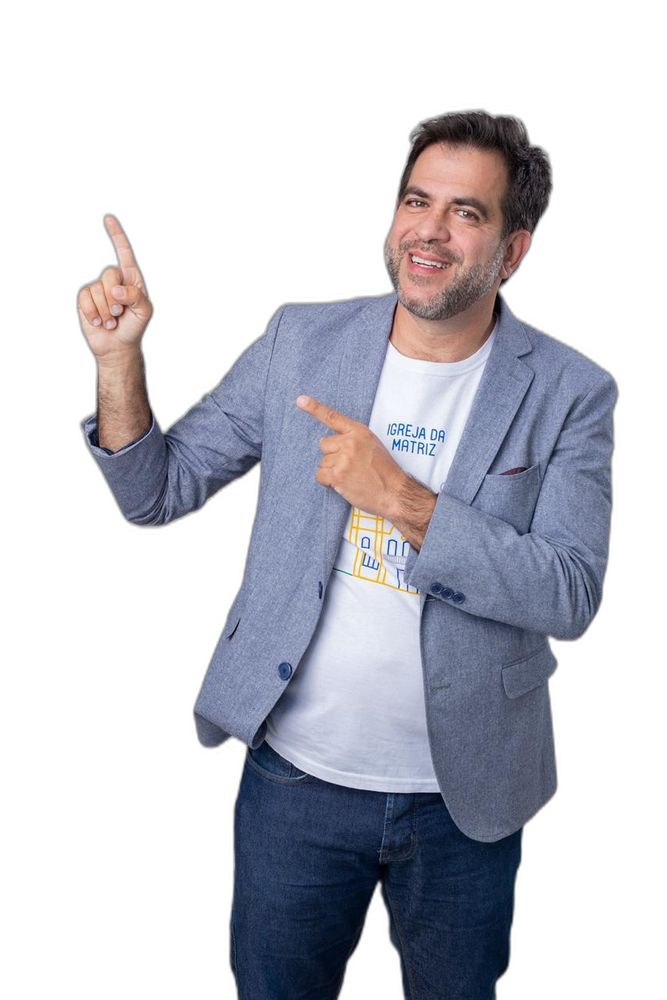
#> input picture Arquivos/Fotos Délio/foto-delio-04_no_bg.png, 667 x 1000 px, shrunk from 854 x 1280 before the run
$ python fix_hair.py
#> lines starting #> are read from the running program, lines starting #| are printed output that depends on the picture
import sys
import os
from PIL import Image, ImageFilter, ImageMath

def defringe_hair(image_path):
    print(f"Limpando o contorno do cabelo em: {image_path}")
    if not os.path.exists(image_path):
        print("Arquivo não encontrado!")
        return

    img = Image.open(image_path).convert("RGBA")
#> img is the input picture: PIL image 667x1000 RGBA; mean R, G, B, A 48.7, 49.1, 56.5, 104
    r, g, b, a = img.split()

    # 1. Erodir o alpha levemente (apenas para suavizar)
    a_eroded = a.filter(ImageFilter.MinFilter(7)) # Erosão de ~3 pixels

    width, height = img.size
#> width = 667; height = 1000

    # Máscara gradiente: 255 no topo (cabelo), 0 na base (terno/mãos)
    mask = Image.new('L', (width, height))
#> mask: PIL image 667x1000 L; every value is 0
    for y in range(height):
        # Topo 30% aplica efeito total, base 50% fica original
        if y < height * 0.3:
            val = 255
        elif y > height * 0.5:
            val = 0
        else:
            val = int(255 * (1.0 - (y - height * 0.3) / (height * 0.2)))
        for x in range(width):
            mask.putpixel((x, y), val)
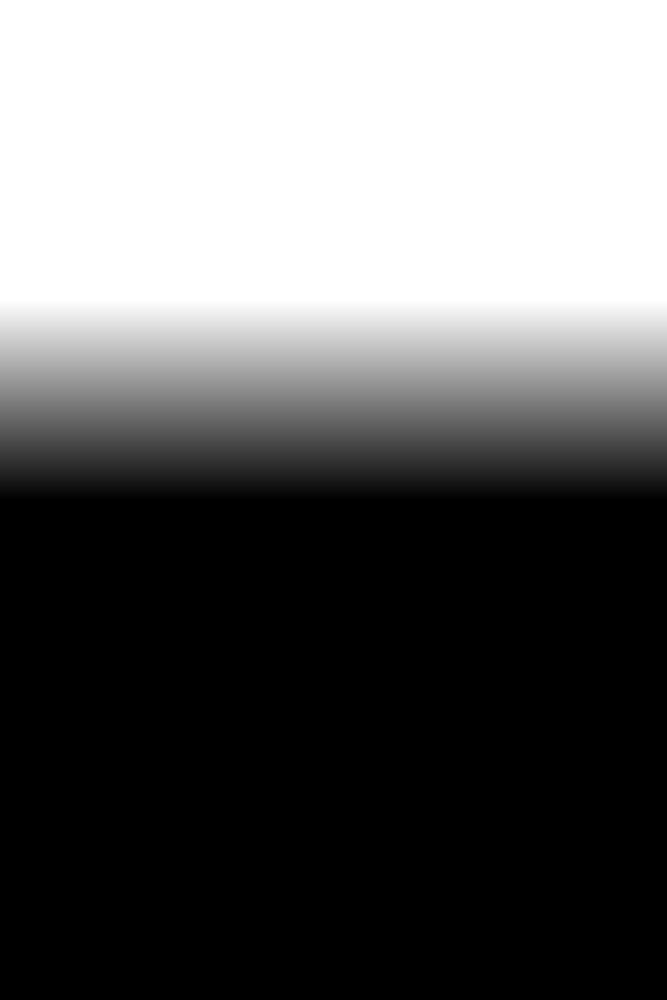
#> mask: PIL image 667x1000 L; min 0, max 255, mean 102

    # Combina o alpha erodido no topo com o alpha original na base
    a_final = Image.composite(a_eroded, a, mask)

    # 2. Escurecer as bordas do cabelo para mesclar com o fundo escuro
    r_dark = r.point(lambda p: int(p * 0.4)) # Escurece bastante a borda clara
    g_dark = g.point(lambda p: int(p * 0.4))
    b_dark = b.point(lambda p: int(p * 0.4))
    img_dark = Image.merge("RGBA", (r_dark, g_dark, b_dark, a_final))

    # 3. Criar uma máscara isolando apenas a borda do cabelo
    # A borda é o alpha expandido menos o alpha erodido
    from PIL import ImageChops
    a_dilated = a.filter(ImageFilter.MaxFilter(5))
    edge_mask = ImageChops.difference(a_dilated, a_eroded)

    # Aplica o gradiente para afetar apenas a borda da cabeça
    hair_edge_mask = ImageChops.multiply(edge_mask, mask)

    # 4. Compõe a imagem final: imagem normal com as bordas do cabelo escurecidas
    img_normal = Image.merge("RGBA", (r, g, b, a_final))
    img_final = Image.composite(img_dark, img_normal, hair_edge_mask)

    img_final.save(image_path)
    print("Sucesso!")

if __name__ == "__main__":
    # Vamos rodar no 04 e 01 que foram aprovados
    defringe_hair(os.path.join("Arquivos", "Fotos Délio", "foto-delio-04_no_bg.png"))
    defringe_hair(os.path.join("Arquivos", "Fotos Délio", "foto-delio-01_no_bg.png"))
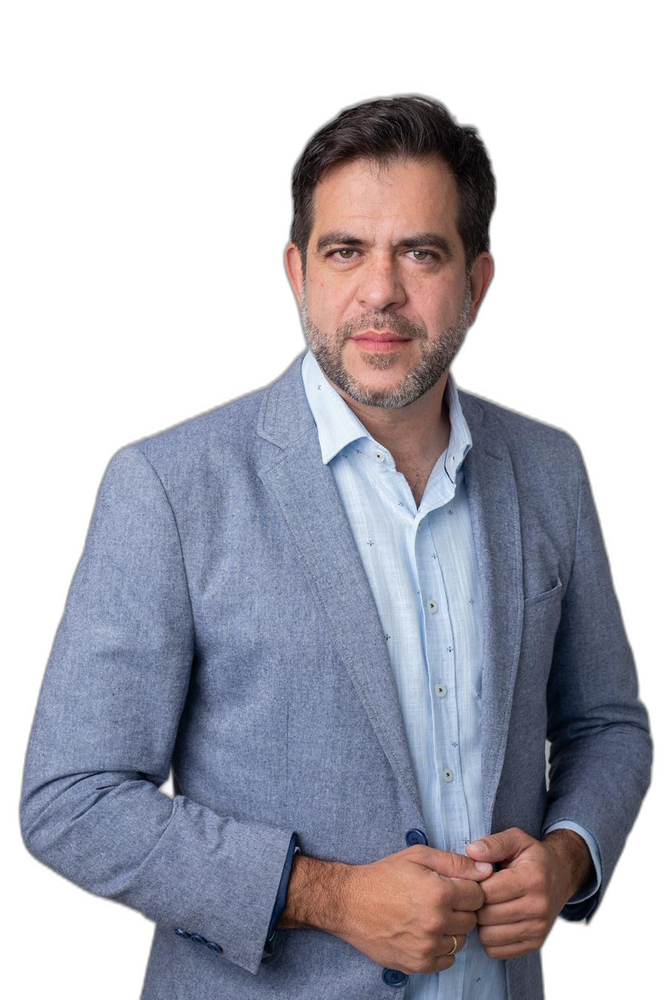
#> input picture Arquivos/Fotos Délio/foto-delio-01_no_bg.png, 667 x 1000 px, shrunk from 854 x 1280 before the run
#> in defringe_hair, img is the input picture: PIL image 667x1000 RGBA; mean R, G, B, A 67.4, 67.2, 76.5, 140.4
#> in defringe_hair (call 2), `r, g, b, a = img.split()`:
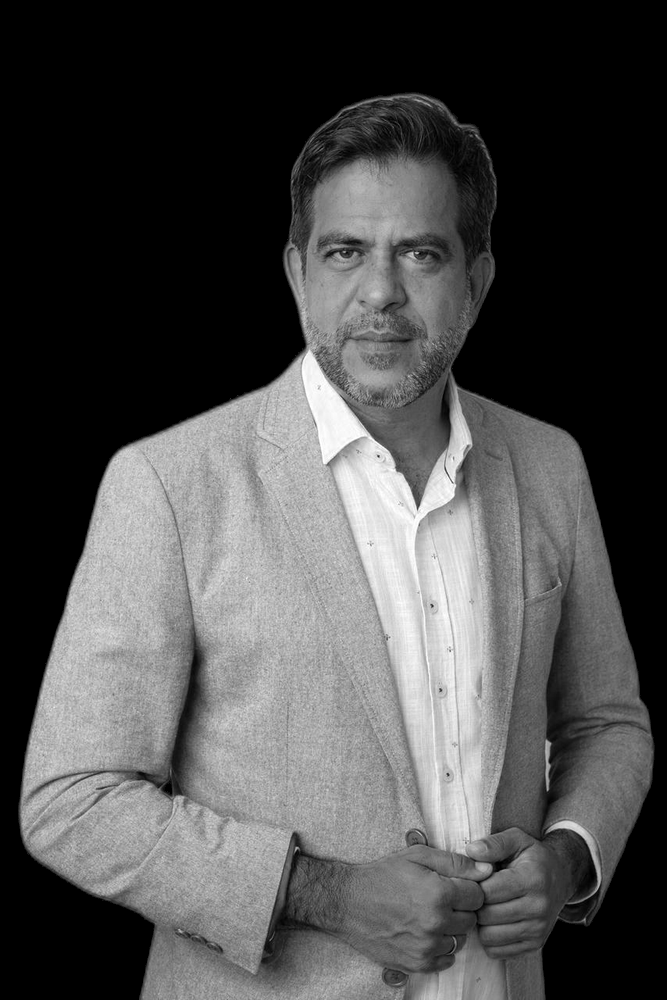
#> b: PIL image 667x1000 L; min 0, max 255, mean 76.5
#> in defringe_hair (call 2), `g_dark = g.point(lambda p: int(p * 0.4))`:
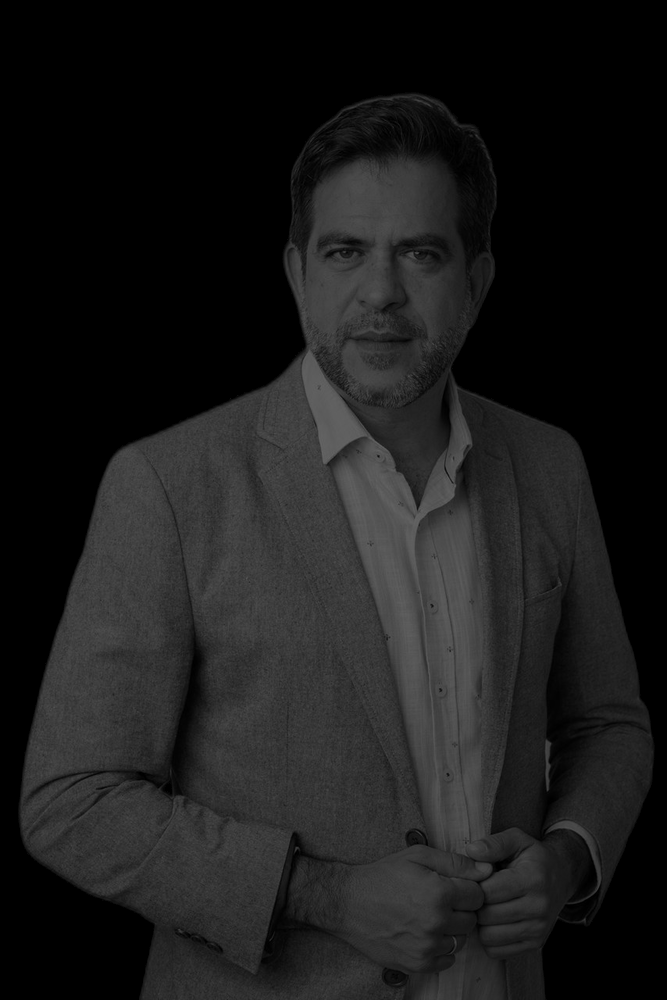
#> g_dark: PIL image 667x1000 L; min 0, max 101, mean 26.7
#> in defringe_hair (call 2), `img_dark = Image.merge("RGBA", (r_dark, g_dark, b_dark, a_final))`:
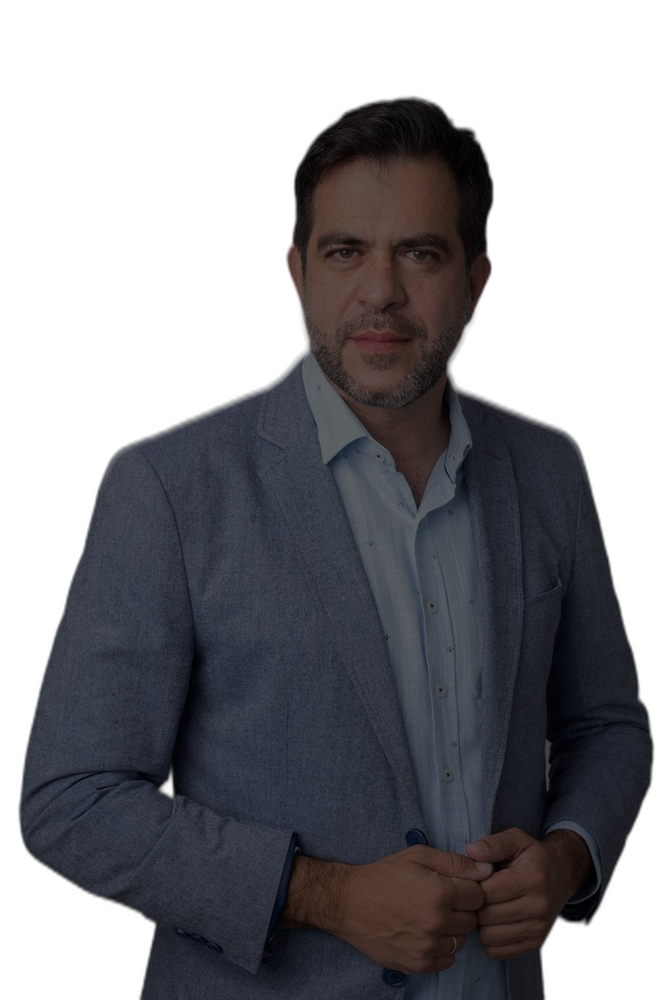
#> img_dark: PIL image 667x1000 RGBA; mean R, G, B, A 26.8, 26.7, 30.4, 139.2; transparent parts drawn white
#> in defringe_hair (call 2), `a_dilated = a.filter(ImageFilter.MaxFilter(5))`:
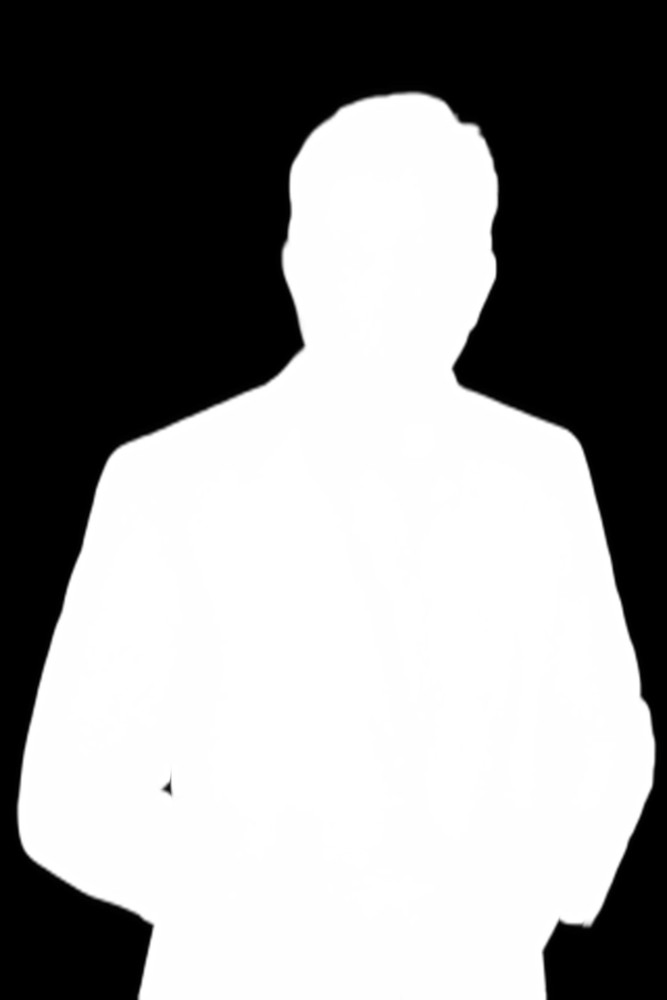
#> a_dilated: PIL image 667x1000 L; min 0, max 255, mean 142.8
#> in defringe_hair (call 2), `hair_edge_mask = ImageChops.multiply(edge_mask, mask)`:
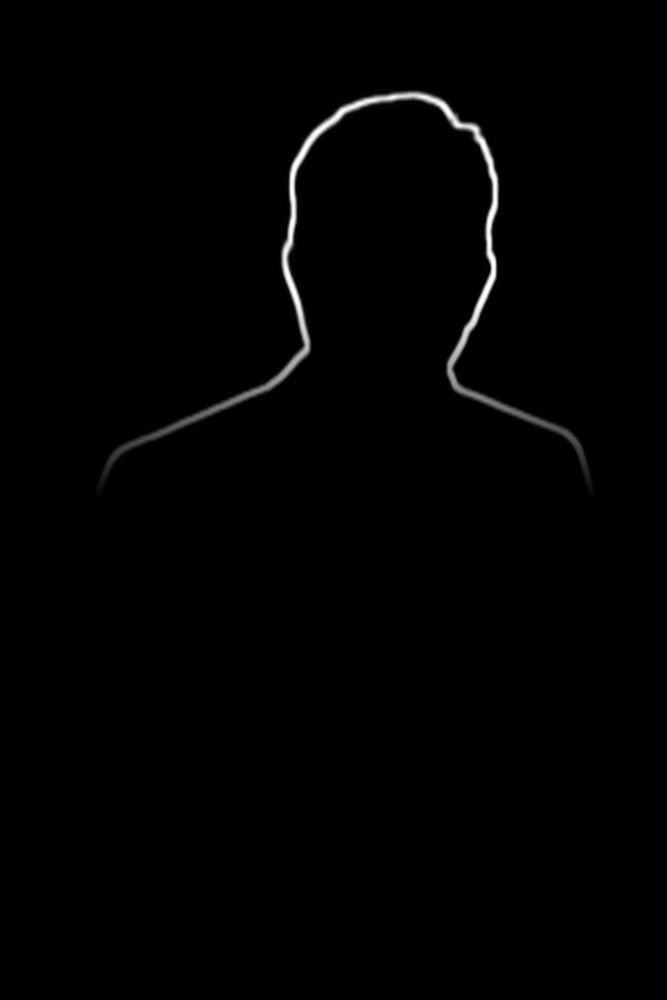
#> hair_edge_mask: PIL image 667x1000 L; min 0, max 255, mean 2
